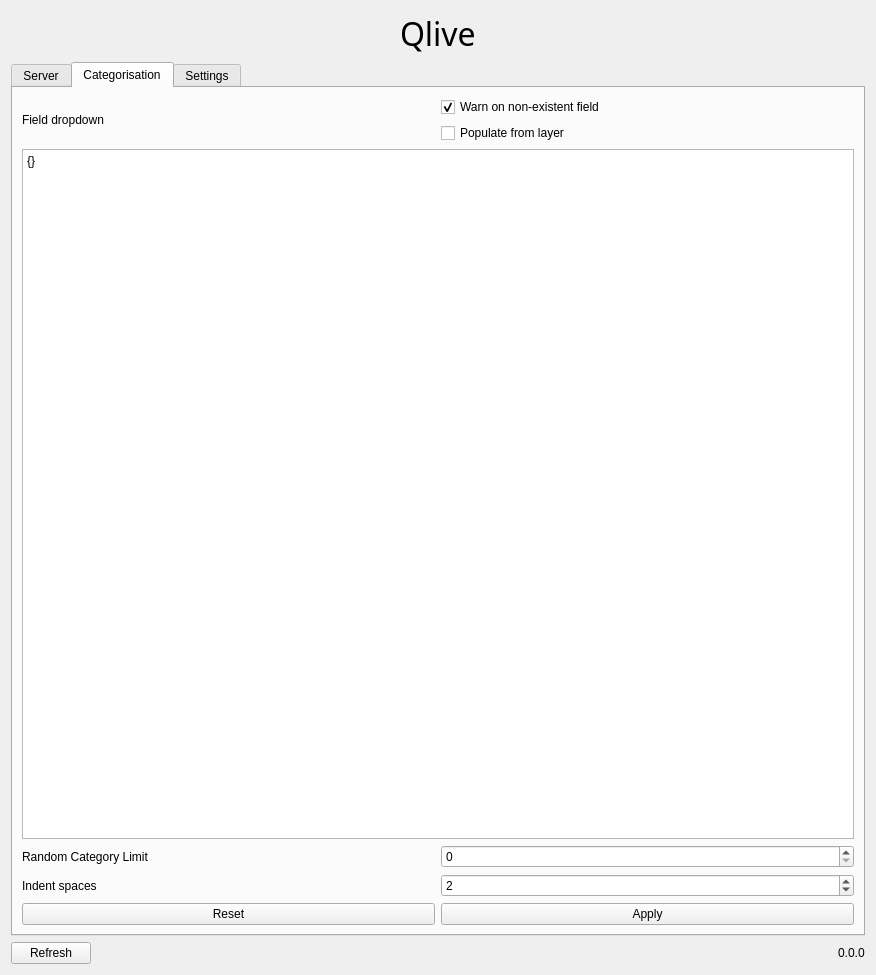
<?xml version="1.0" encoding="UTF-8"?>
<ui version="4.0">
 <class>option_widget</class>
 <widget class="QWidget" name="option_widget">
  <property name="enabled">
   <bool>true</bool>
  </property>
  <property name="geometry">
   <rect>
    <x>0</x>
    <y>0</y>
    <width>876</width>
    <height>975</height>
   </rect>
  </property>
  <property name="sizePolicy">
   <sizepolicy hsizetype="MinimumExpanding" vsizetype="MinimumExpanding">
    <horstretch>1</horstretch>
    <verstretch>1</verstretch>
   </sizepolicy>
  </property>
  <property name="minimumSize">
   <size>
    <width>400</width>
    <height>400</height>
   </size>
  </property>
  <property name="windowTitle">
   <string>Option Widget</string>
  </property>
  <property name="autoFillBackground">
   <bool>false</bool>
  </property>
  <layout class="QVBoxLayout" name="verticalLayout" stretch="0,1,0">
   <item>
    <layout class="QHBoxLayout" name="horizontalLayout_2" stretch="0,1,0,1,0">
     <item>
      <widget class="QLabel" name="icon_label">
       <property name="text">
        <string/>
       </property>
      </widget>
     </item>
     <item>
      <spacer name="horizontalSpacer_2">
       <property name="orientation">
        <enum>Qt::Horizontal</enum>
       </property>
       <property name="sizeHint" stdset="0">
        <size>
         <width>40</width>
         <height>20</height>
        </size>
       </property>
      </spacer>
     </item>
     <item>
      <widget class="QLabel" name="title_label">
       <property name="font">
        <font>
         <family>Goudy Old Style</family>
         <pointsize>24</pointsize>
        </font>
       </property>
       <property name="text">
        <string>Qlive</string>
       </property>
      </widget>
     </item>
     <item>
      <spacer name="horizontalSpacer">
       <property name="orientation">
        <enum>Qt::Horizontal</enum>
       </property>
       <property name="sizeHint" stdset="0">
        <size>
         <width>40</width>
         <height>20</height>
        </size>
       </property>
      </spacer>
     </item>
     <item>
      <widget class="QLabel" name="sponsor_label">
       <property name="text">
        <string/>
       </property>
      </widget>
     </item>
    </layout>
   </item>
   <item>
    <widget class="QTabWidget" name="tabs_widget">
     <property name="sizePolicy">
      <sizepolicy hsizetype="Minimum" vsizetype="MinimumExpanding">
       <horstretch>0</horstretch>
       <verstretch>0</verstretch>
      </sizepolicy>
     </property>
     <property name="currentIndex">
      <number>1</number>
     </property>
     <widget class="QWidget" name="server_tab">
      <property name="sizePolicy">
       <sizepolicy hsizetype="Minimum" vsizetype="Minimum">
        <horstretch>0</horstretch>
        <verstretch>0</verstretch>
       </sizepolicy>
      </property>
      <attribute name="title">
       <string>Server</string>
      </attribute>
      <layout class="QVBoxLayout" name="verticalLayout_11">
       <item>
        <layout class="QHBoxLayout" name="horizontalLayout_9">
         <item>
          <widget class="QLabel" name="server_label">
           <property name="text">
            <string>Server</string>
           </property>
          </widget>
         </item>
         <item>
          <spacer name="horizontalSpacer_6">
           <property name="orientation">
            <enum>Qt::Horizontal</enum>
           </property>
           <property name="sizeHint" stdset="0">
            <size>
             <width>40</width>
             <height>20</height>
            </size>
           </property>
          </spacer>
         </item>
         <item>
          <widget class="QLabel" name="server_status_label">
           <property name="font">
            <font>
             <italic>true</italic>
            </font>
           </property>
           <property name="text">
            <string>Not Running</string>
           </property>
          </widget>
         </item>
         <item>
          <spacer name="horizontalSpacer_8">
           <property name="orientation">
            <enum>Qt::Horizontal</enum>
           </property>
           <property name="sizeHint" stdset="0">
            <size>
             <width>40</width>
             <height>20</height>
            </size>
           </property>
          </spacer>
         </item>
         <item>
          <widget class="QCheckBox" name="auto_start_server_check_box">
           <property name="text">
            <string>Auto Start </string>
           </property>
          </widget>
         </item>
        </layout>
       </item>
       <item>
        <layout class="QHBoxLayout" name="horizontalLayout_3">
         <item>
          <widget class="QLabel" name="port_label">
           <property name="text">
            <string>Port</string>
           </property>
          </widget>
         </item>
         <item>
          <spacer name="horizontalSpacer_4">
           <property name="orientation">
            <enum>Qt::Horizontal</enum>
           </property>
           <property name="sizeHint" stdset="0">
            <size>
             <width>40</width>
             <height>20</height>
            </size>
           </property>
          </spacer>
         </item>
         <item>
          <widget class="QSpinBox" name="port_spin_box">
           <property name="maximum">
            <number>99999</number>
           </property>
           <property name="value">
            <number>5555</number>
           </property>
          </widget>
         </item>
        </layout>
       </item>
       <item>
        <layout class="QHBoxLayout" name="horizontalLayout_12">
         <item>
          <widget class="QLabel" name="label_4">
           <property name="text">
            <string>Port Increments</string>
           </property>
          </widget>
         </item>
         <item>
          <spacer name="horizontalSpacer_7">
           <property name="orientation">
            <enum>Qt::Horizontal</enum>
           </property>
           <property name="sizeHint" stdset="0">
            <size>
             <width>40</width>
             <height>20</height>
            </size>
           </property>
          </spacer>
         </item>
         <item>
          <widget class="QSpinBox" name="port_increments_spin_box">
           <property name="maximum">
            <number>99999</number>
           </property>
           <property name="value">
            <number>10</number>
           </property>
          </widget>
         </item>
        </layout>
       </item>
       <item>
        <layout class="QHBoxLayout" name="horizontalLayout_4">
         <item>
          <widget class="QLabel" name="protocol_label">
           <property name="text">
            <string>Protocol</string>
           </property>
          </widget>
         </item>
         <item>
          <spacer name="horizontalSpacer_5">
           <property name="orientation">
            <enum>Qt::Horizontal</enum>
           </property>
           <property name="sizeHint" stdset="0">
            <size>
             <width>40</width>
             <height>20</height>
            </size>
           </property>
          </spacer>
         </item>
         <item>
          <widget class="QComboBox" name="protocol_combo_box"/>
         </item>
        </layout>
       </item>
       <item>
        <widget class="QTextBrowser" name="textBrowser"/>
       </item>
       <item>
        <layout class="QHBoxLayout" name="horizontalLayout_7">
         <item>
          <widget class="QPushButton" name="server_reset_button">
           <property name="text">
            <string>Reset</string>
           </property>
          </widget>
         </item>
         <item>
          <widget class="QPushButton" name="server_apply_button">
           <property name="text">
            <string>Apply</string>
           </property>
          </widget>
         </item>
        </layout>
       </item>
      </layout>
     </widget>
     <widget class="QWidget" name="categorisation_tab">
      <property name="sizePolicy">
       <sizepolicy hsizetype="MinimumExpanding" vsizetype="MinimumExpanding">
        <horstretch>0</horstretch>
        <verstretch>0</verstretch>
       </sizepolicy>
      </property>
      <attribute name="title">
       <string>Categorisation</string>
      </attribute>
      <layout class="QHBoxLayout" name="horizontalLayout_5" stretch="0">
       <item>
        <layout class="QVBoxLayout" name="verticalLayout_2" stretch="0,0,0,0,0">
         <item>
          <layout class="QHBoxLayout" name="horizontalLayout_10">
           <item>
            <widget class="QLabel" name="label_2">
             <property name="text">
              <string>Field dropdown</string>
             </property>
            </widget>
           </item>
           <item>
            <layout class="QVBoxLayout" name="verticalLayout_3">
             <item>
              <widget class="QCheckBox" name="warn_non_existent_field_check_box">
               <property name="text">
                <string>Warn on non-existent field</string>
               </property>
               <property name="checked">
                <bool>true</bool>
               </property>
              </widget>
             </item>
             <item>
              <widget class="QCheckBox" name="field_population_check_box">
               <property name="text">
                <string>Populate from layer</string>
               </property>
              </widget>
             </item>
            </layout>
           </item>
          </layout>
         </item>
         <item>
          <widget class="QPlainTextEdit" name="categorisation_text_edit">
           <property name="sizePolicy">
            <sizepolicy hsizetype="MinimumExpanding" vsizetype="MinimumExpanding">
             <horstretch>0</horstretch>
             <verstretch>0</verstretch>
            </sizepolicy>
           </property>
           <property name="plainText">
            <string>{}</string>
           </property>
          </widget>
         </item>
         <item>
          <layout class="QHBoxLayout" name="horizontalLayout_11">
           <item>
            <widget class="QLabel" name="label_3">
             <property name="text">
              <string>Random Category Limit</string>
             </property>
            </widget>
           </item>
           <item>
            <widget class="QSpinBox" name="category_limit_spin_box"/>
           </item>
          </layout>
         </item>
         <item>
          <layout class="QHBoxLayout" name="horizontalLayout_8">
           <item>
            <widget class="QLabel" name="label">
             <property name="text">
              <string>Indent spaces</string>
             </property>
            </widget>
           </item>
           <item>
            <widget class="QSpinBox" name="indent_spin_box">
             <property name="maximum">
              <number>10</number>
             </property>
             <property name="value">
              <number>2</number>
             </property>
            </widget>
           </item>
          </layout>
         </item>
         <item>
          <layout class="QHBoxLayout" name="horizontalLayout_6">
           <item>
            <widget class="QPushButton" name="category_reset_button">
             <property name="text">
              <string>Reset</string>
             </property>
            </widget>
           </item>
           <item>
            <widget class="QPushButton" name="apply_category_mapping_button">
             <property name="text">
              <string>Apply</string>
             </property>
            </widget>
           </item>
          </layout>
         </item>
        </layout>
       </item>
      </layout>
     </widget>
     <widget class="QWidget" name="settings_tab">
      <property name="sizePolicy">
       <sizepolicy hsizetype="MinimumExpanding" vsizetype="MinimumExpanding">
        <horstretch>0</horstretch>
        <verstretch>0</verstretch>
       </sizepolicy>
      </property>
      <attribute name="title">
       <string>Settings</string>
      </attribute>
      <layout class="QVBoxLayout" name="verticalLayout_4" stretch="0,0,0,0">
       <item>
        <layout class="QHBoxLayout" name="horizontalLayout_13">
         <item>
          <widget class="QTreeView" name="settings_tree_view"/>
         </item>
        </layout>
       </item>
       <item>
        <widget class="QgsFileWidget" name="settings_file_widget"/>
       </item>
       <item>
        <widget class="QPushButton" name="export_settings_button">
         <property name="text">
          <string>Import</string>
         </property>
        </widget>
       </item>
       <item>
        <widget class="QPushButton" name="import_settings_button">
         <property name="text">
          <string>Export</string>
         </property>
        </widget>
       </item>
      </layout>
     </widget>
    </widget>
   </item>
   <item>
    <layout class="QHBoxLayout" name="horizontalLayout">
     <item>
      <widget class="QPushButton" name="refresh_button">
       <property name="text">
        <string>Refresh</string>
       </property>
      </widget>
     </item>
     <item>
      <spacer name="horizontalSpacer_3">
       <property name="orientation">
        <enum>Qt::Horizontal</enum>
       </property>
       <property name="sizeHint" stdset="0">
        <size>
         <width>40</width>
         <height>20</height>
        </size>
       </property>
      </spacer>
     </item>
     <item>
      <widget class="QLabel" name="version_label">
       <property name="text">
        <string>0.0.0</string>
       </property>
      </widget>
     </item>
    </layout>
   </item>
  </layout>
 </widget>
 <customwidgets>
  <customwidget>
   <class>QgsFileWidget</class>
   <extends>QWidget</extends>
   <header>qgsfilewidget.h</header>
  </customwidget>
 </customwidgets>
 <resources/>
 <connections/>
</ui>
